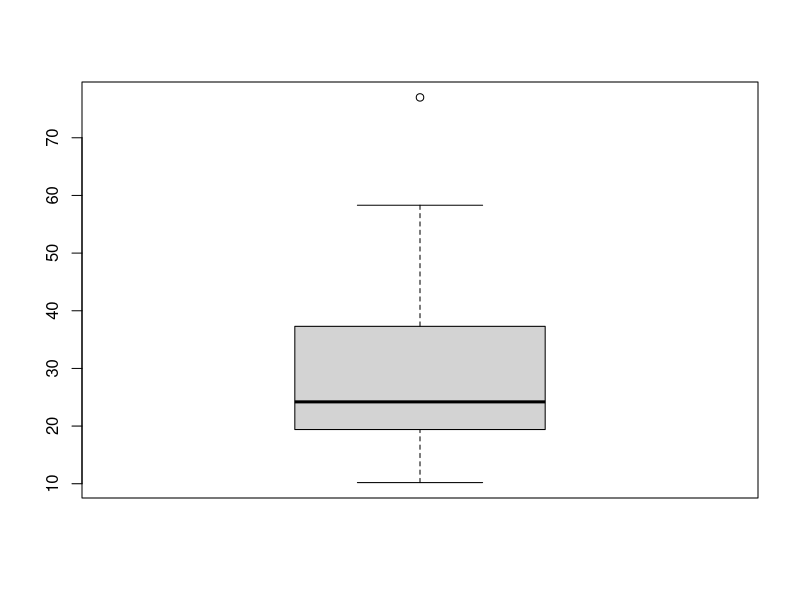
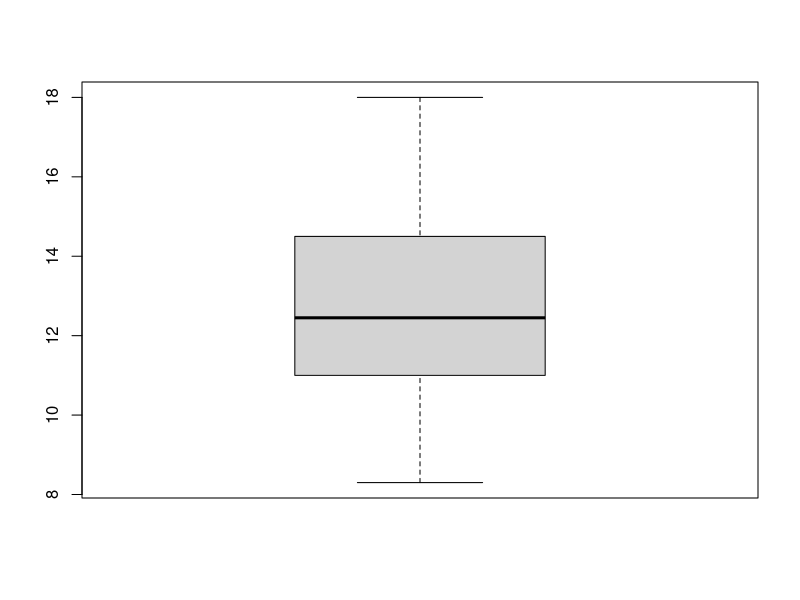
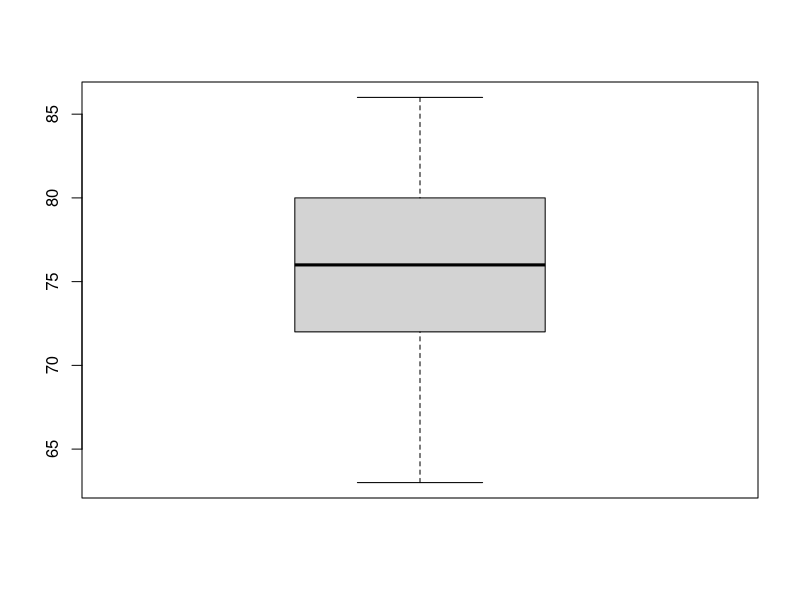
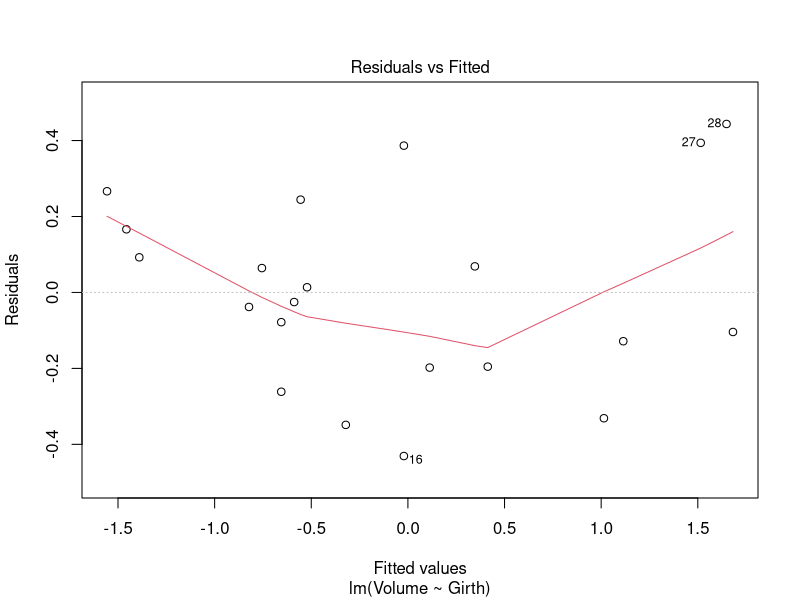
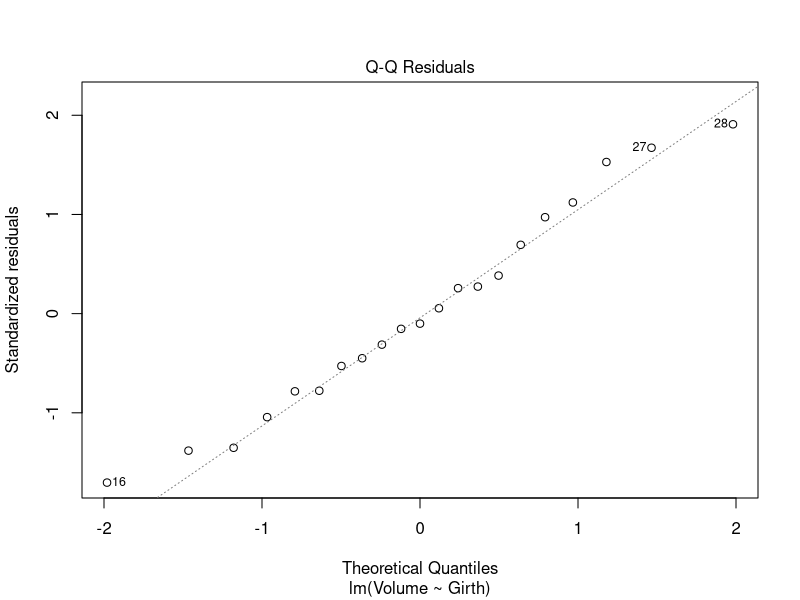

These charts were generated, in order, by the following R code:
# Set terminal width
options("width" = 500)

# Boxplot
dt1 <- trees
str(dt1)
boxplot(dt1$Volume)
dt1[dt1$Volume > 70, ]

dt1 <- dt1[1:30, ]
str(dt1)

boxplot(dt1$Girth)
boxplot(dt1$Height)

# Standardizing values
standardize <- function(x) {
  x <- (x - mean(x)) / sd(x)
  return(x)
}

dt2 <- data.frame(lapply(dt1, standardize))
str(dt2)

index <- sample(1:nrow(dt2), round(0.7 * nrow(dt2)))
tree_train <- dt2[index, ]
tree_test <- dt2[-index, ]
nrow(tree_train)
nrow(tree_test)

# Model
model_tree_a <- lm(Volume ~ Girth, data = tree_train)
summary(model_tree_a)

model_tree_b <- lm(Volume ~ Girth + Height, data = tree_train)
summary(model_tree_b)

# Prediction
pred_tree_a <- predict(model_tree_a, tree_test)
pred_tree_b <- predict(model_tree_b, tree_test)

mse_a <- sum((pred_tree_a - tree_test$Volume)^2) / nrow(tree_test)
mse_b <- sum((pred_tree_b - tree_test$Volume)^2) / nrow(tree_test)

mse_a
mse_b

# Lower the value, better the fit, and vice-versa
AIC(model_tree_a, model_tree_b)
BIC(model_tree_a, model_tree_b)

plot(model_tree_a, 1)
plot(model_tree_a, 2)
